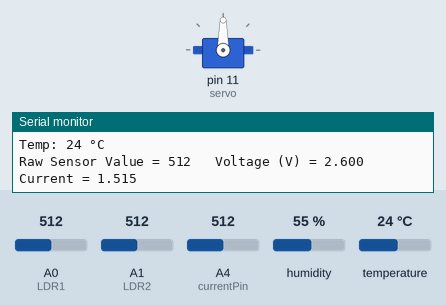
Simulated run of this sketch. Board: Arduino Uno, built with avr-gcc and run on an emulated ATmega328P. On the bench: servo, the last lines printed to the serial monitor. The inputs (shaded band) are chosen by the test bench; at power-on: A0 (LDR1) = 512, A1 (LDR2) = 512, A4 (currentPin) = 512, humidity 55 %, temperature 24 °C.

Above: at 2.2 s.
2.3 s: A0 (LDR1) set to 531
At 3.2 s:
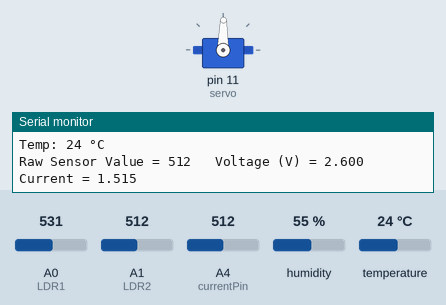
8.9 s: A1 (LDR2) set to 536
At 9.6 s:
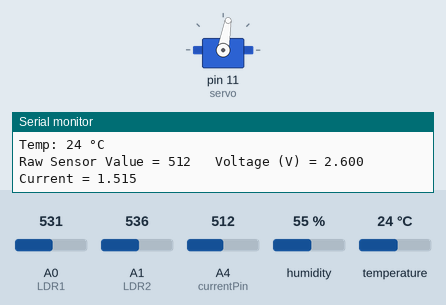
10.4 s: A0 (LDR1) set to 716
At 11.8 s:
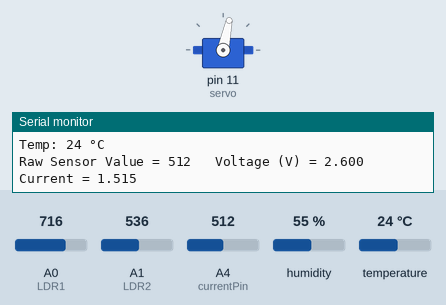
13.7 s: A0 (LDR1) set to 306
Timing chart, 0 to 30.6 s (numbered marks = the images above; inputs shaded):
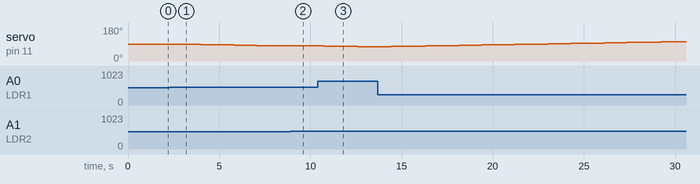

Measured:
- after the input at 2.3 s, servo on pin 11 (servo): moves from 90° to 80° over 5.5 s, starting after 0.47 s
- after the input at 8.9 s, servo on pin 11 (servo): stays 80° (without the input it goes to 79° after 0.01 s)
- after the input at 10.4 s, servo on pin 11 (servo): moves from 80° to 75° over 2.5 s, starting after 0.36 s

The sketch:

main.ino
```cpp
#include <Servo.h>
#include <DHT11.h>

// Define sensor pins
#define LDR1 A0
#define LDR2 A1
#define DHTPIN 8
#define ERROR_MARGIN 10

const int currentPin = A4;
int sensitivity = 66;
int offsetVoltage = 2500;
int Spoint = 90;  // Initial servo angle

double adcVoltage = 0;
double currentValue = 0;
int adcValue;

// Objects
Servo servo;
DHT11 dht11(DHTPIN);

void setup() {
  servo.attach(11);      // Servo motor PWM pin
  servo.write(Spoint);   // Set starting position
  delay(1000);
  Serial.begin(9600);
}

void loop() {
  // Read temperature
  int temperature = dht11.readTemperature();
  Serial.print("Temp: ");
  Serial.print(temperature);
  Serial.println(" °C");

  // Read current sensor
  adcValue = analogRead(currentPin);
  adcVoltage = (adcValue / 1024.0) * 5200;
  currentValue = ((adcVoltage - offsetVoltage) / sensitivity);

  Serial.print("Raw Sensor Value = ");
  Serial.print(adcValue);
  Serial.print("\t Voltage (V) = ");
  Serial.print(adcVoltage / 1000, 3);
  Serial.print("\t Current = ");
  Serial.println(currentValue, 3);

  // Read LDRs
  int ldr1 = analogRead(LDR1);
  int ldr2 = analogRead(LDR2);
  int diff = abs(ldr1 - ldr2);

  // Solar tracking logic
  if (diff > ERROR_MARGIN) {
    if (ldr1 > ldr2) {
      Spoint--;
    } else if (ldr1 < ldr2) {
      Spoint++;
    }
  }

  servo.write(Spoint);
  delay(80);
}
```
